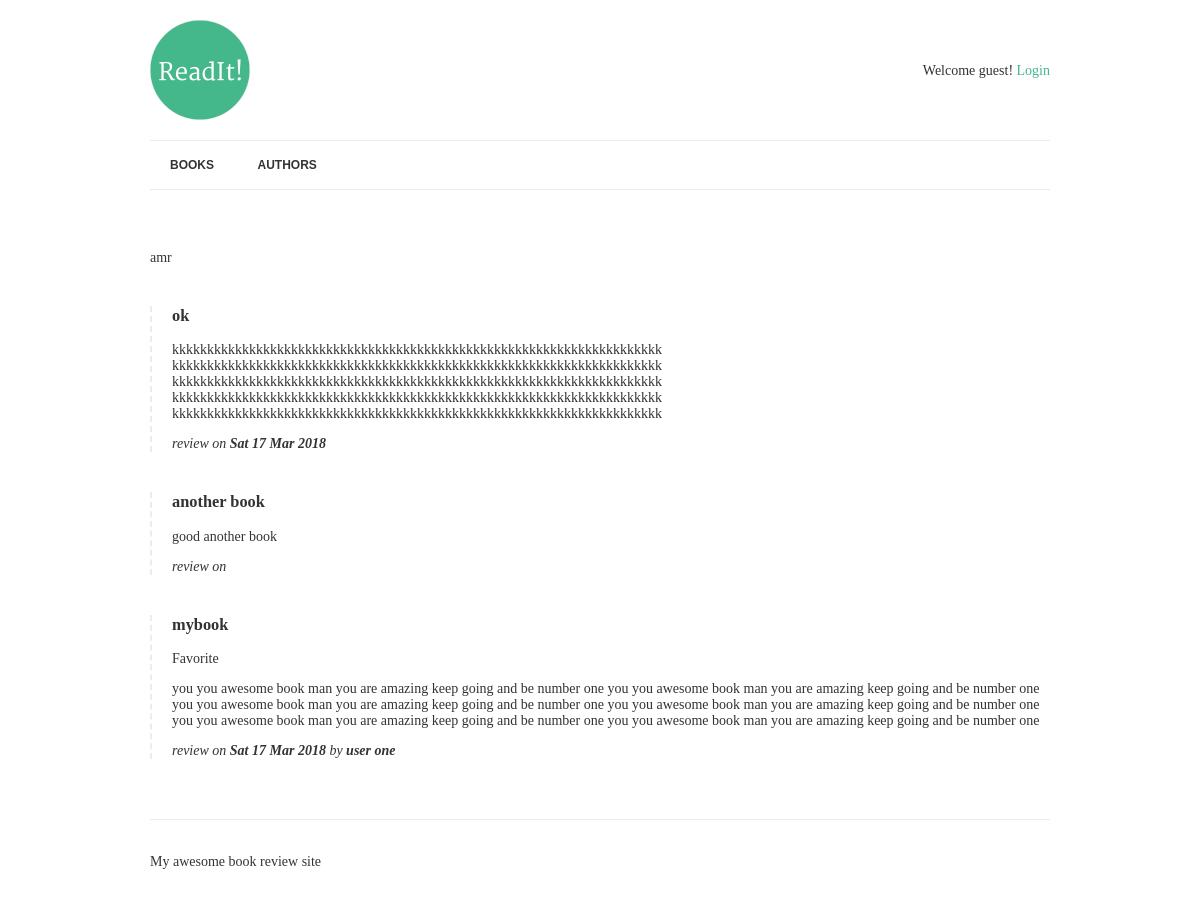
Screenshot of /authors/2 with the database file from the repository.
### books/models.py (models this page shows, shortened)
class Author(models.Model):
    name = models.CharField(max_length=70, unique=True, help_text=' use pen name, not real name  ')

class Book(models.Model):
    title = models.CharField(max_length=150)
    authors = models.ManyToManyField("Author", related_name="books")
    review = models.TextField(blank=True, null=True)
    reviewed_by = models.ForeignKey(User, blank=True, null=True, related_name='reviews')
    date_review = models.DateField(blank=True, null=True)
    is_favorite = models.BooleanField(default=False, verbose_name='Favorite?')

### books/views.py (the view)
# urls.py: url(r'^authors/(?P<pk>[-\w]+)', AuthorDetail.as_view(), name='author-details'),
class AuthorDetail(DetailView):
    model = Author
    template_name = 'author_details.html'

### books/templates/author_details.html
{% extends 'base.html' %}
{% block content %}
    {{ author.name }}
    {% for book in author.books.all %}
        {% if book.review %}
            <div class="book">
                <h3>{{ book.title }}</h3>
                {% if book.is_favorite %} <p class="highlight">Favorite</p> {% endif %}
                <p>{{ book.review|linebreaks }}</p>
                <p class="meta">
                   review on  <strong>{{ book.date_review|date:'D d M Y' }}  </strong>
                    {% if book.reviewed_by %}
                        by <strong>{{ book.reviewed_by.get_full_name|default:book.reviewed_by.username }}</strong>
                    {% endif %}
                </p>
            </div>
        {% endif %}
    {% endfor %}
{% endblock %}

### readit/templates/base.html (shortened to what this page needs)
{% load static %}
<!DOCTYPE html>
<html lang="en">
<head>
    <link rel='stylesheet' href="{% static 'css/normalize.css' %}">
    <link rel='stylesheet' href="{% static 'css/style.css' %}">
</head>
<body>
<div class="container">
    <header>
        <img src="{% static 'img/logo.png' %}" alt="Readit" class="logo"/>
        <div class="welcome">
            {% if request.user.is_authenticated %}
                <p>hello {{ request.user.username|title }} your last logedin
                    {{ request.user.last_login|date:"D d M Y" }}<a href="{% url 'logout' %}">Logout</a> </p>
            {% else %}
                <p>Welcome guest! <a href="{% url 'login' %}">Login</a> </p>
            {% endif %}
        </div>
    </header>
    <nav>
        <a href="{% url 'books' %}">Books</a>
        <a href="{% url 'authors' %}">Authors</a>
    </nav>
    <main>
        {% block content %} {% endblock %}
    </main>
    <footer>
        <p>My awesome book review site</p>
    </footer>
</div>
</body>
</html>

### readit/static/css/style.css (style rules this page uses)
p.meta { font-style: italic; }
.container { width: 900px; max-width: 90%; margin: 0 auto; padding: 0; }
header { border-bottom: 1px solid #ececec; padding: 20px 0; display: table; width: 100%; }
footer { border-top: 1px solid #ececec; padding: 20px 0; margin-top: 60px; }
.logo { padding-right: 20px; display: table-cell; }
.welcome { display: table-cell; vertical-align: middle; text-align: right; line-height: 1.5; }
nav { clear: both; border-bottom: 1px solid #ececec; margin-bottom: 60px; }
nav a { font-size: 12px; font-weight: bold; line-height: 18px; padding: 15px 20px; display: inline-block; text-transform: uppercase; font-family: Arial, serif; color: #333; }
.book { border-left: 2px dashed #ececec; padding-left: 20px; margin: 40px 0; }
body { font-family: 'Merriweather', serif; color: #333; font-size: 14px; }
h1, h2, h3, h4, h5, h6 { font-family: 'Roboto Slab', serif; }
a { color: #44B78B; text-decoration: none; }

### rows the page displays
Author: name "amr"
Book: title "ok", review "kkkkkkkkkkkkkkkkkkkkkkkkkkkkkkkkkkkkkkkkkkkkkkkkkkkkkkkkkkkkkkkkkkkkkk kkkkkkkkkkkkkkkkkkkkkkkkkkkkkkkkkkkkkkkkkkkkkkkkkkkkkkkkkkkkkkkkkkkkkk kkkkkkkkkkkkkkkkkkkkkkkkkkkkkkkkkkkkkkkkkkkkkkkkkkkkkkkkkkkkkkkkkkkkkk kkkkkkkkkkkkkkkkkkkkkkkkkkkkkkkkkkkkkkkkkkkkkkkkkkkkkkkkkkkkkkkkkkkkkk kkkkkkkkkkkkkkkkkkkkkkkkkkkkkkkkkkkkkkkkkkkkkkkkkkkkkkkkkkkkkkkkkkkkkk", date_review "Sat 17 Mar 2018"
Book: title "another book", review "good another book"
Book: title "mybook", is_favorite "Favorite", review "you you awesome book man you are amazing keep going and be number one you you awesome book man you are amazing keep going and be number one you you awesome book man you are amazing keep going and be number one you you awesome book man you are amazing keep going and be number one you you awesome book man you are amazing keep going and be number one you you awesome book man you are amazing keep going and be number one", date_review "Sat 17 Mar 2018", reviewed_by.get_full_name "user one"
